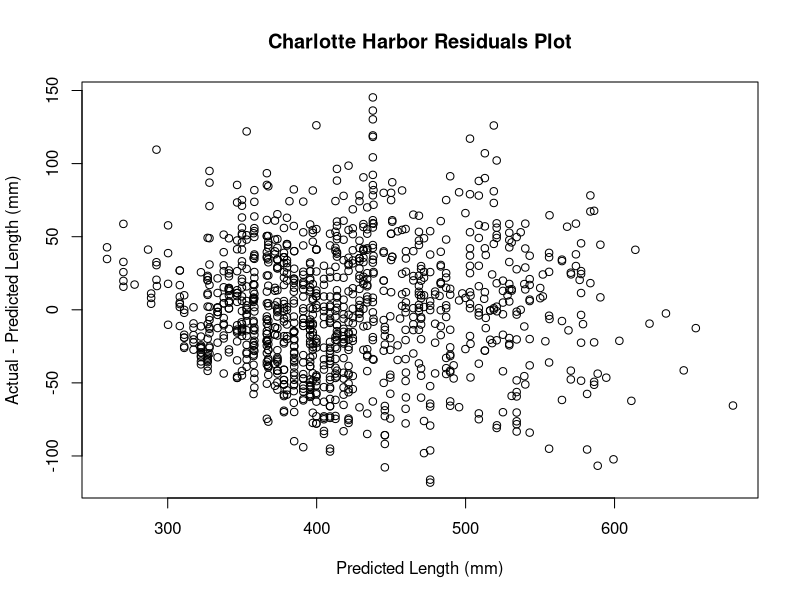
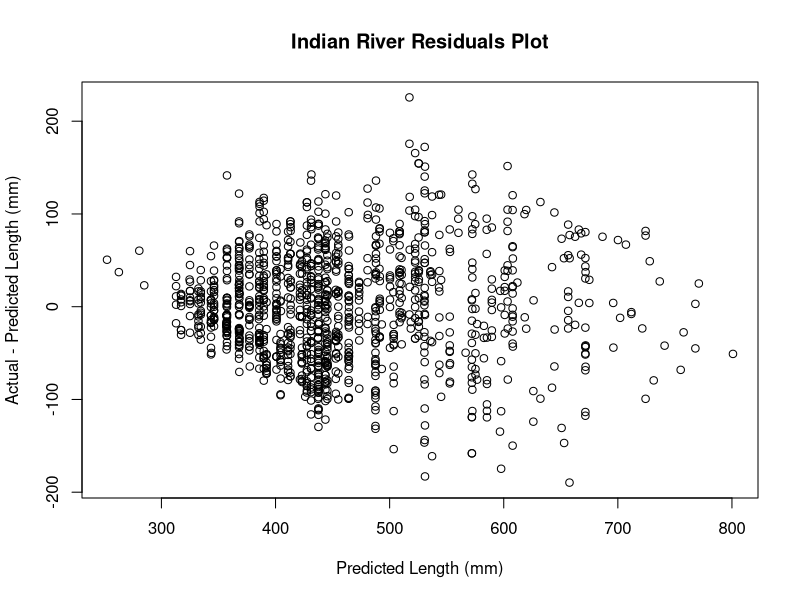
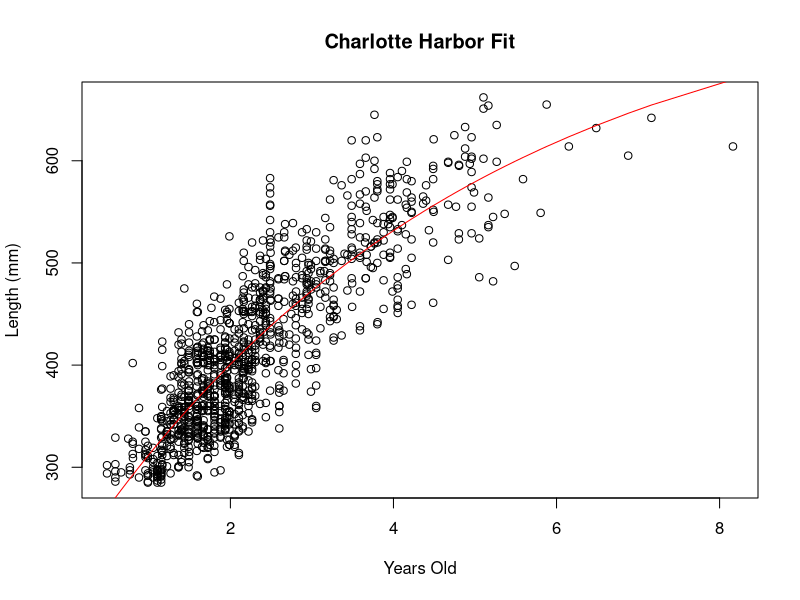
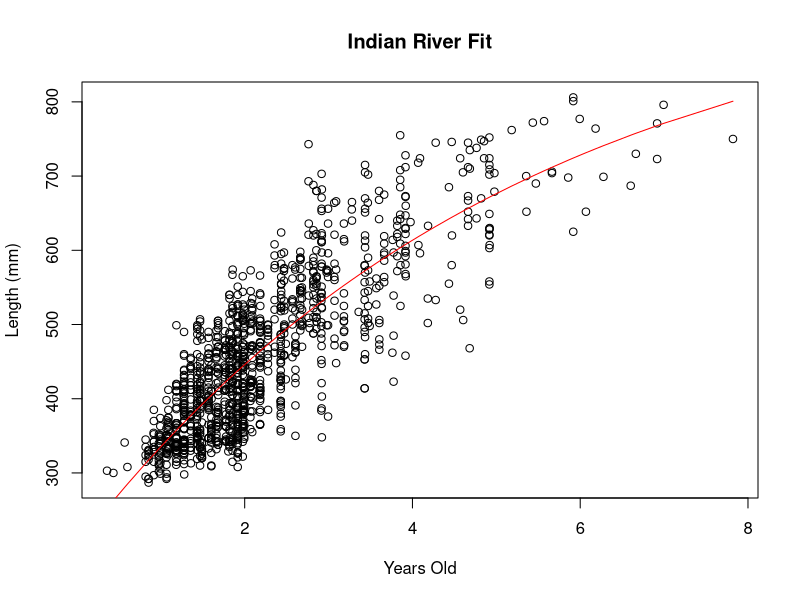
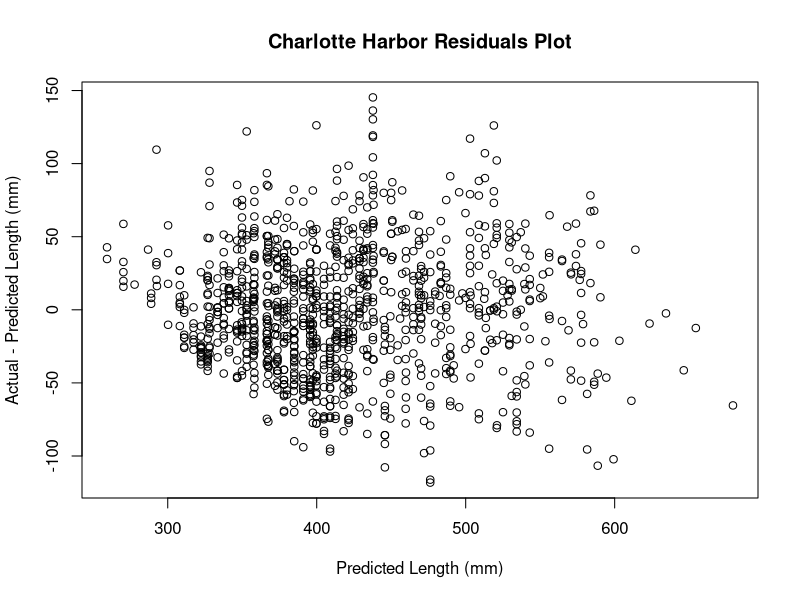
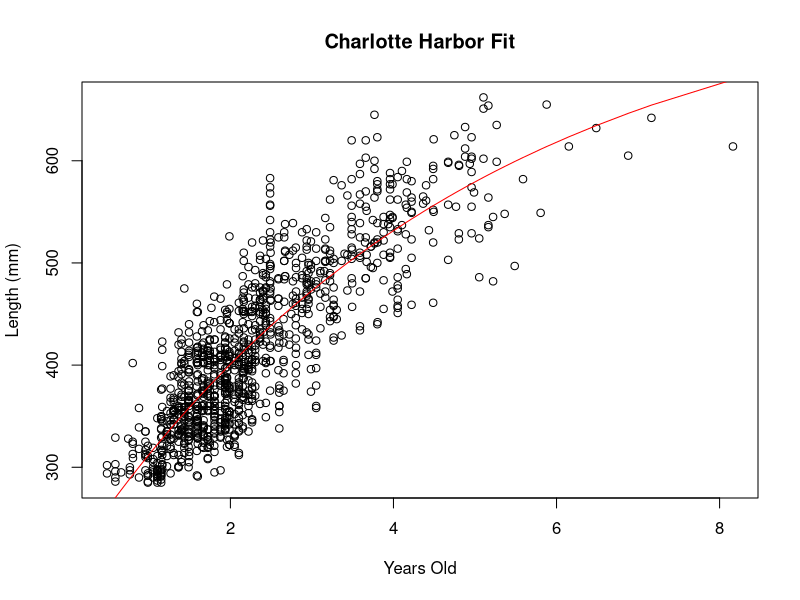
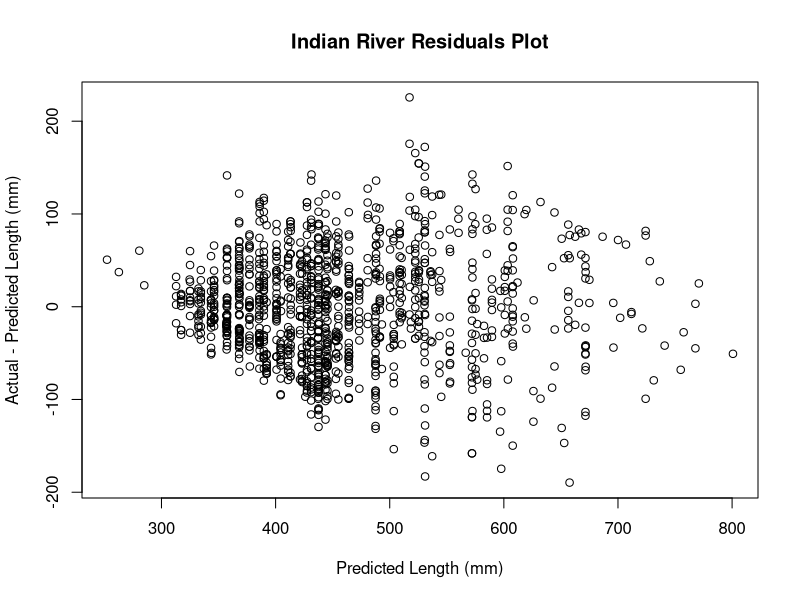
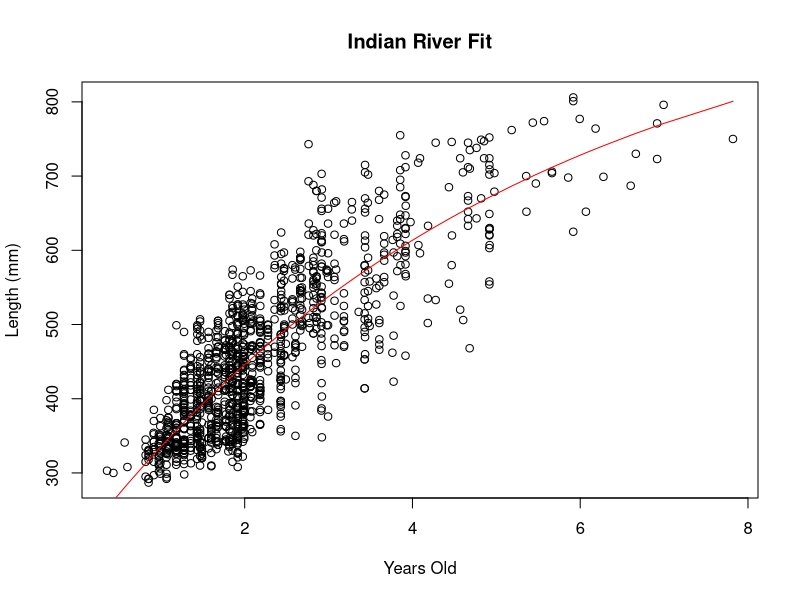

Write the R code that produced these figures, in order.
## ---- chunk 1
setwd("/workspaces/schooling/population_dynamics/lab_3/")
trout_data <- read.table("data/trout.txt", header=T, sep="") 
head(trout_data)
## ---- chunk 2
ch_data <- na.omit(
    trout_data[trout_data$bay == 'CharlotteHarbor',]
)
ch_data <- ch_data[order(ch_data$yearsold),]
ir_data <- na.omit(
    trout_data[trout_data$bay == 'IndianRiver',]
)
ir_data <- ir_data[order(ir_data$yearsold),]
## ---- chunk 3
do_least_squares_fit <- function(fish_data, Linf, vbk, tknot) {
  tl <- as.numeric(fish_data$tl)
  yearsold <- as.numeric(fish_data$yearsold)
  result <- nls(
    tl ~ Linf * (1 - exp(-vbk * (yearsold - tknot))),
    data=fish_data,
    start=list(Linf=Linf, vbk=vbk, tknot=tknot)
  )
  return(result)
}

ch_result = do_least_squares_fit(ch_data, 800, 0.2, -1.4)
ir_result = do_least_squares_fit(ir_data, 950, 0.19, -1.2)
## ---- chunk 4
summary(ch_result)
## ---- chunk 5
summary(ir_result)
## ---- chunk 6
ch_data$nls_tl <- ch_result$m$predict(ch_data$yearsold)
ir_data$nls_tl <- ir_result$m$predict(ir_data$yearsold)

ch_data$nls_res <- ch_data$tl - ch_data$nls_tl
ir_data$nls_res <- ir_data$tl - ir_data$nls_tl

head(ch_data)
## ---- chunk 7
with(
  ch_data, {
    plot(
      nls_res ~ nls_tl,
      main='Charlotte Harbor Residuals Plot',
      xlab='Predicted Length (mm)',
      ylab='Actual - Predicted Length (mm)'
    )
  }
)
## ---- chunk 8
with(
  ir_data, {
    plot(
      nls_res ~ nls_tl,
      main='Indian River Residuals Plot',
      xlab='Predicted Length (mm)',
      ylab='Actual - Predicted Length (mm)'
    )
  }
)
## ---- chunk 9
with(
  ch_data, {
    plot(
      tl ~ yearsold,
      main='Charlotte Harbor Fit',
      xlab='Years Old',
      ylab='Length (mm)'
    )
    lines(nls_tl ~ yearsold, col='red')
  }
)
## ---- chunk 10
with(
  ir_data, {
    plot(
      tl ~ yearsold,
      main='Indian River Fit',
      xlab='Years Old',
      ylab='Length (mm)'
    )
    lines(nls_tl ~ yearsold, col='red')
  }
)
## ---- chunk 11
predict_length <- function(yearsold, Linf, vbk, tknot) {
  pred_tl <- Linf * (1 - exp(-vbk * (yearsold - tknot)))
  return(pred_tl)
}

get_likelihood <- function(yearsold, tl, Linf, vbk, tknot, sig) {
  pred_tl <- predict_length(yearsold, Linf, vbk, tknot)
  NLL <- -1 * sum(dnorm(tl, pred_tl, sig, log=T), na.rm=T)
  return(NLL)
}

do_likelihood_fit <- function(fish_data, Linf, vbk, tknot, sig) {
  tl <- as.numeric(fish_data$tl)
  yearsold <- as.numeric(fish_data$yearsold)
  lLinf <- log(Linf)
  lsig <- log(sig)

  objective <- function(v) {
    Linf <- exp(v[1])
    vbk <- v[2]
    tknot <- v[3]
    sig <- exp(v[4])
    NLL <- get_likelihood(yearsold, tl, Linf, vbk, tknot, sig)
    return(NLL)
  }

  v <- c(lLinf, vbk, tknot, lsig)
  fit <- optim(v, objective, hessian=T)
  print("Fit Summary")
  print(fit)


  covm <- solve(fit$hessian)

  pred <- c(
    exp(fit$par[1]),
    fit$par[2],
    fit$par[3],
    exp(fit$par[4])
  )
  print(pred)
  return(list(pred, covm, fit$par))
}

ch_ml_result <- do_likelihood_fit(ch_data, 800, 0.2, -1.4, 40)
ch_pred_params <- ch_ml_result[[1]]
ch_covm <- ch_ml_result[[2]]
ch_ml_par <- ch_ml_result[[3]]

ch_data$ml_tl <- predict_length(
  ch_data$yearsold, ch_pred_params[1], ch_pred_params[2], ch_pred_params[3]
)
ch_data$ml_res <- ch_data$tl - ch_data$ml_tl
## ---- chunk 12
with(
  ch_data, {
    plot(
      ml_res ~ ml_tl,
      main='Charlotte Harbor Residuals Plot',
      xlab='Predicted Length (mm)',
      ylab='Actual - Predicted Length (mm)'
    )
  }
)
## ---- chunk 13
with(
  ch_data, {
    plot(
      tl ~ yearsold,
      main='Charlotte Harbor Fit',
      xlab='Years Old',
      ylab='Length (mm)'
    )
    lines(ml_tl ~ yearsold, col='red')
  }
)
## ---- chunk 14
ml_stderr <- sqrt(diag(ch_covm))

ALPHA <- 0.05
ML_L95 <- (ch_ml_par - qnorm(1-(ALPHA/2)) * ml_stderr)
ML_U95 <- (ch_ml_par + qnorm(1-(ALPHA/2)) * ml_stderr)
ML_U95[1] <- exp(ML_U95[1])
ML_L95[1] <- exp(ML_L95[1])
ML_U95[4] <- exp(ML_U95[4])
ML_L95[4] <- exp(ML_L95[4])
## ---- chunk 15
ch_nls_par <- summary(ch_result)$parameters[,1]
ch_nls_stderr <- summary(ch_result)$parameters[,2]
NLS_L95 <- (ch_nls_par - qnorm(1-(ALPHA/2)) * ch_nls_stderr)
NLS_U95 <- (ch_nls_par + qnorm(1-(ALPHA/2)) * ch_nls_stderr)
## ---- chunk 16
NLS_U95['sig'] <- NaN
NLS_L95['sig'] <- NaN
rbind(ML_U95, ML_L95, NLS_U95, NLS_L95)
## ---- chunk 17
ir_ml_result <- do_likelihood_fit(ir_data, 950, 0.19, -1.2, 40)
ir_pred_params <- ir_ml_result[[1]]
ir_covm <- ir_ml_result[[2]]
ir_ml_par <- ir_ml_result[[3]]

ir_data$ml_tl <- predict_length(
  ir_data$yearsold, ir_pred_params[1], ir_pred_params[2], ir_pred_params[3]
)
ir_data$ml_res <- ir_data$tl - ir_data$ml_tl
## ---- chunk 18
with(
  ir_data, {
    plot(
      ml_res ~ ml_tl,
      main='Indian River Residuals Plot',
      xlab='Predicted Length (mm)',
      ylab='Actual - Predicted Length (mm)'
    )
  }
)
## ---- chunk 19
with(
  ir_data, {
    plot(
      tl ~ yearsold,
      main='Indian River Fit',
      xlab='Years Old',
      ylab='Length (mm)'
    )
    lines(ml_tl ~ yearsold, col='red')
  }
)
## ---- chunk 20
ml_stderr <- sqrt(diag(ir_covm))

ALPHA <- 0.05
ML_L95 <- (ir_ml_par - qnorm(1-(ALPHA/2)) * ml_stderr)
ML_U95 <- (ir_ml_par + qnorm(1-(ALPHA/2)) * ml_stderr)
ML_U95[1] <- exp(ML_U95[1])
ML_L95[1] <- exp(ML_L95[1])
ML_U95[4] <- exp(ML_U95[4])
ML_L95[4] <- exp(ML_L95[4])
## ---- chunk 21
ir_nls_par <- summary(ir_result)$parameters[,1]
ir_nls_stderr <- summary(ir_result)$parameters[,2]
NLS_L95 <- (ir_nls_par - qnorm(1-(ALPHA/2)) * ir_nls_stderr)
NLS_U95 <- (ir_nls_par + qnorm(1-(ALPHA/2)) * ir_nls_stderr)
## ---- chunk 22
NLS_U95['sig'] <- NaN
NLS_L95['sig'] <- NaN
rbind(ML_U95, ML_L95, NLS_U95, NLS_L95)
## ---- chunk 23
age <- seq(0, 8, 1)
ch_tl <- predict_length(
  age, ch_pred_params[1], ch_pred_params[2], ch_pred_params[3]
)
ir_tl <- predict_length(
  age, ir_pred_params[1], ir_pred_params[2], ir_pred_params[3]
)
cbind(age, ch_tl, ir_tl)
## ---- chunk 24
map_columns <- function(v, cols) {
    c <- rep(0, 8)
    i <- 0
    for (col in cols) {
        i <- i + 1
        if (endsWith(col, 'Linf')) {
            j <- 1
        } else if (endsWith(col, 'vbk')) {
            j <- 3
        } else if (endsWith(col, 'tknot')) {
            j <- 5
        } else {
            j <- 7
        }

        if (startsWith(col, 'ch_')) {
            c[j] <- v[i]
        } else if (startsWith(col, 'ir_')) {
            c[j+1] <- v[i]
        } else {
            c[j] <- v[i]
            c[j+1] <- v[i]
        }
    }
    return(c)
}

map_columns(c(1, 3, 2, 3, 4), c('ir_Linf', 'ch_Linf', 'vbk', 'tknot', 'sig'))
## ---- chunk 25
do_likelihood_fit <- function(v, cols, runs) {
  objective <- function(v) {
    c <- map_columns(v, cols)

    ch_Linf <- exp(c[1])
    ch_vbk <- c[3]
    ch_tknot <- c[5]
    ch_sig <- exp(c[7])

    ir_Linf <- exp(c[2])
    ir_vbk <- c[4]
    ir_tknot <- c[6]
    ir_sig <- exp(c[8])

    ch_NLL <- get_likelihood(ch_data$yearsold, ch_data$tl, ch_Linf, ch_vbk, ch_tknot, ch_sig)
    ir_NLL <- get_likelihood(ir_data$yearsold, ir_data$tl, ir_Linf, ir_vbk, ir_tknot, ir_sig)

    NLL <- ch_NLL + ir_NLL
    return(NLL)
  }

  for (i in 1:runs) {
    fit <- optim(v, objective, hessian=T)
    v <- fit$par
  }
  return(fit)
}

summarize_aic <- function(fit, cols) {
  dof <- length(cols)
  nll <- fit$value
  aic <- 2*nll + 2*dof
  row <- c(paste(cols, collapse=','), dof, nll, aic)
  return(row)
}
## ---- chunk 26
v <- c(
  6.7, 0.2, -1.5,  3.7,
  6.9,  0.2, -1.2,  4.1
) 
cols <- c(
  'ch_Linf', 'ch_vbk', 'ch_tknot', 'ch_sig',
  'ir_Linf', 'ir_vbk', 'ir_tknot', 'ir_sig'
)
(fit <- do_likelihood_fit(v, cols, 25))
(all_free <- summarize_aic(fit, cols))
## ---- chunk 27
v <- c(
  6.7, 0.2, -1.5,  3.7
) 
cols <- c(
  'Linf', 'vbk', 'tknot', 'sig'
)
(fit <- do_likelihood_fit(v, cols, 25))
(all_shared <- summarize_aic(fit, cols))
## ---- chunk 28
v <- c(
  6.7, 0.2, -1.5,  3.7,
  0.2, -1.2,  4.1
) 
cols <- c(
  'Linf', 'ch_vbk', 'ch_tknot', 'ch_sig',
  'ir_vbk', 'ir_tknot', 'ir_sig'
)
(fit <- do_likelihood_fit(v, cols, 25))
(Linf_shared <- summarize_aic(fit, cols))
## ---- chunk 29
v <- c(
  6.7, 0.2, -1.5,  3.7,
  6.9,  -1.2,  4.1
) 
cols <- c(
  'ch_Linf', 'vbk', 'ch_tknot', 'ch_sig',
  'ir_Linf', 'ir_tknot', 'ir_sig'
)
(fit <- do_likelihood_fit(v, cols, 25))
(vbk_shared <- summarize_aic(fit, cols))
## ---- chunk 30
v <- c(
  6.7, 0.2, -1.5,  3.7,
  6.9,  0.2, 4.1
) 
cols <- c(
  'ch_Linf', 'ch_vbk', 'tknot', 'ch_sig',
  'ir_Linf', 'ir_vbk', 'ir_sig'
)
(fit <- do_likelihood_fit(v, cols, 25))
(tknot_shared <- summarize_aic(fit, cols))
## ---- chunk 31
v <- c(
  6.7, 0.2, -1.5,  3.7,
  6.9,  0.2, -1.2
) 
cols <- c(
  'ch_Linf', 'ch_vbk', 'ch_tknot', 'sig',
  'ir_Linf', 'ir_vbk', 'ir_tknot'
)
(fit <- do_likelihood_fit(v, cols, 25))
(sig_shared <- summarize_aic(fit, cols))
## ---- chunk 32
aic_table <- data.frame(rbind(
    all_free,
    all_shared,
    Linf_shared,
    vbk_shared,
    tknot_shared,
    sig_shared
))
colnames(aic_table) <- c('cols', 'dof', 'nll', 'aic')
(aic_table <- aic_table[order(aic_table$aic),])
